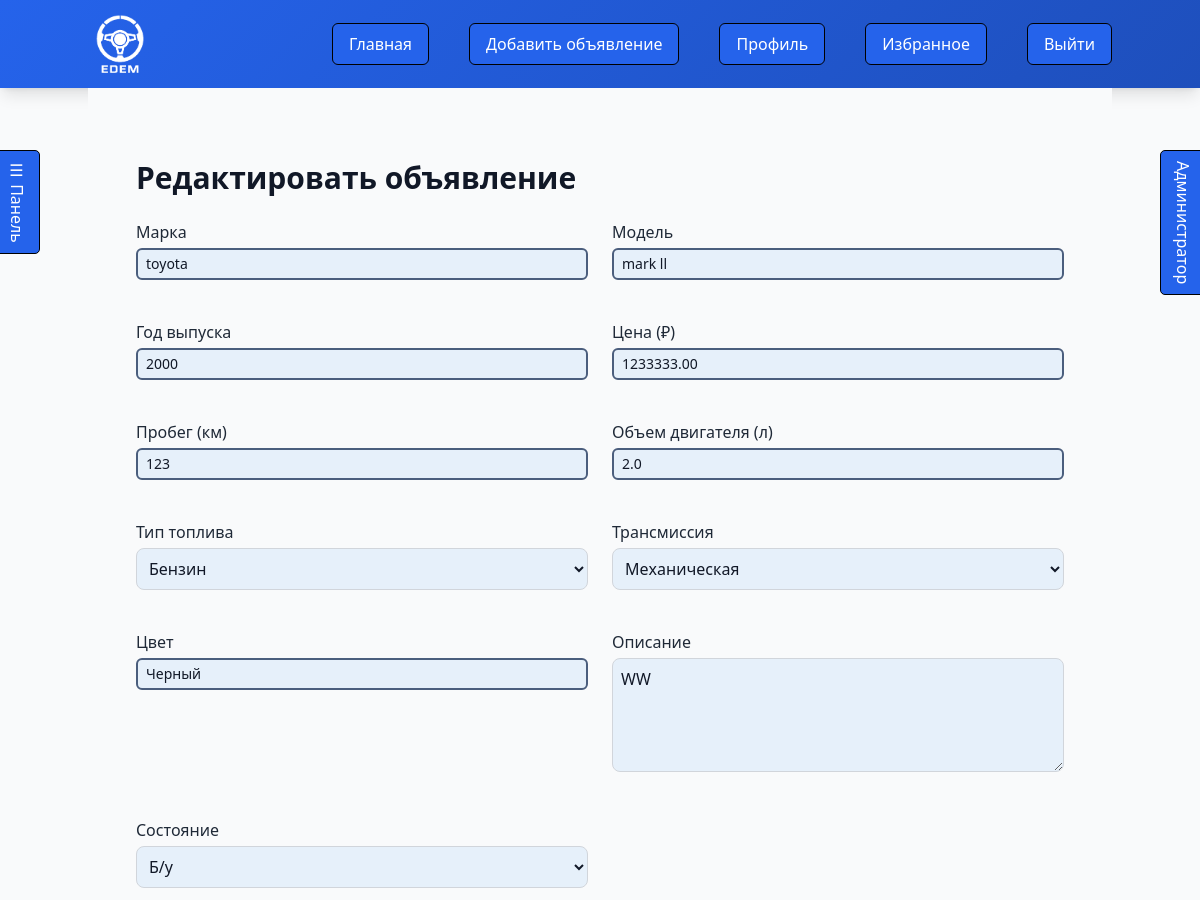
The page /edit_car/1/ (signed in, upper part) on the database as committed earlier.
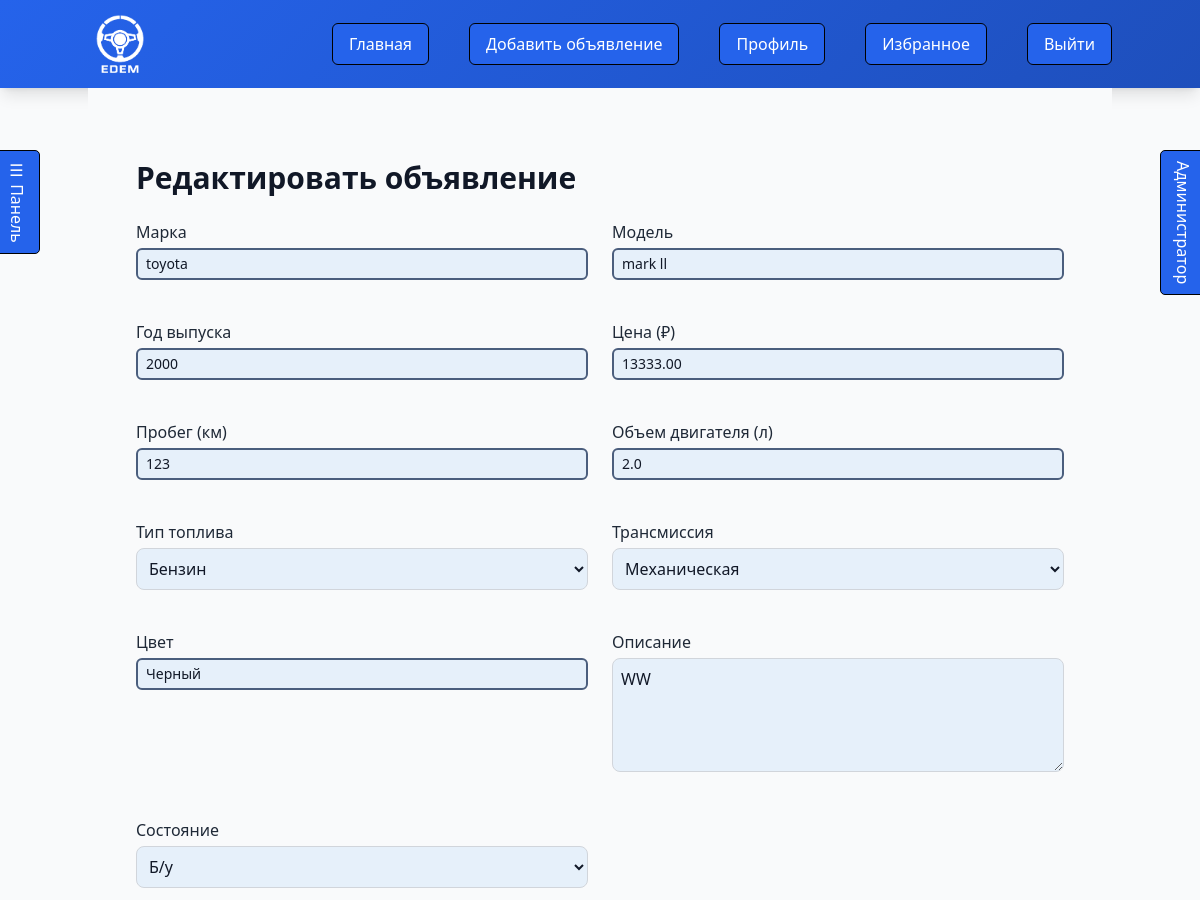
The same page on the database as committed later.
### cars/models.py (models this page shows, shortened)
class Car(models.Model):
    FUEL_TYPE_CHOICES = [
        ('Бензин', 'Бензин'),
        ('Дизель', 'Дизель'),
        ('Электрическая', 'Электрическая'),
        ('Гибрид', 'Гибрид'),
        ('Газ', 'Газ'),
    ]
    TRANSMISSION_CHOICES = [
        ('Механическая', 'Механическая'),
        ('Автоматическая', 'Автоматическая'),
        ('Робот', 'Робот'),
        ('Вариатор', 'Вариатор'),
    ]
    CONDITION_CHOICES = [
        ('new', 'Новый'),
        ('used', 'Б/у'),
    ]
    user = models.ForeignKey(User, on_delete=models.CASCADE)
    brand = models.CharField(max_length=100)
    model = models.CharField(max_length=100)
    year = models.PositiveIntegerField(validators=[MaxValueValidator(timezone.now().year)])
    price = models.DecimalField(max_digits=12, decimal_places=2, validators=[MinValueValidator(0)])
    mileage = models.PositiveIntegerField(validators=[MinValueValidator(0)])
    engine_capacity = models.DecimalField(max_digits=4, decimal_places=1, validators=[MinValueValidator(0.1)])
    fuel_type = models.CharField(max_length=50, choices=FUEL_TYPE_CHOICES)
    transmission = models.CharField(max_length=50, choices=TRANSMISSION_CHOICES)
    color = models.CharField(max_length=50, blank=True, null=True)
    description = models.TextField()
    created_at = models.DateTimeField(default=timezone.now)
    is_sold = models.BooleanField(default=False)
    condition = models.CharField(max_length=20, choices=CONDITION_CHOICES, default='used')

### cars/views.py (the view)
# urls.py: path('edit_car/<int:car_id>/', views.edit_car, name='edit_car'),
@login_required
@never_cache
def edit_car(request, car_id):
    car = get_object_or_404(Car, id=car_id)
    if car.user != request.user:
        return redirect('car_detail', car_id=car.id)
    try:
        spec = car.carspecification
    except CarSpecification.DoesNotExist:
        spec = None
    photo_range = range(1, 11)
    photo_url_fields = [f'photo_url_{i}' for i in photo_range]
    photo_file_fields = [f'photo_file_{i}' for i in photo_range]
    if request.method == 'POST':
        form = CarForm(request.POST, request.FILES, instance=car)
        spec_form = CarSpecificationForm(request.POST, instance=spec)
        if form.is_valid() and spec_form.is_valid():
            with transaction.atomic():
                old_price = car.price
                car = form.save()
                if old_price != car.price:
                    PriceHistory.objects.create(
                        car=car,
                        old_price=old_price,
                        new_price=car.price,
                        change_date=timezone.now()
                    )
                spec = spec_form.save(commit=False)
                spec.car = car
                spec.clean()  # Проверка VIN
                spec.save()
                for key in form.cleaned_data:
                    if key.startswith('delete_photo_') and form.cleaned_data[key]:
                        photo_id = key.replace('delete_photo_', '')
                        CarPhoto.objects.filter(id=photo_id, car=car).delete()
                existing_photos = CarPhoto.objects.filter(car=car, photo_url__isnull=False)
                existing_urls = set(photo.photo_url for photo in existing_photos)
                photo_urls = form.cleaned_data.get('photo_urls_list', [])
                for url in photo_urls:
                    if url and url not in existing_urls:
                        CarPhoto.objects.create(car=car, photo_url=url)
                        existing_urls.add(url)
                photo_files = form.cleaned_data.get('photo_files_list', [])
                for photo_file in photo_files:
                    CarPhoto.objects.create(car=car, photo_file=photo_file)
            messages.success(request, 'Объявление успешно обновлено!')
            return redirect('car_detail', car_id=car.id)
        else:
            messages.error(request, 'Ошибка при редактировании объявления. Проверьте введенные данные.')
    else:
        initial_data = {}
        existing_photos = CarPhoto.objects.filter(car=car, photo_url__isnull=False)
        for i, photo in enumerate(existing_photos, 1):
            if i <= 10:
                initial_data[f'photo_url_{i}'] = photo.photo_url
        form = CarForm(instance=car, initial=initial_data)
        spec_form = CarSpecificationForm(instance=spec)
    unread_deals_count = get_unread_deals_count(request.user)
    return render(request, 'edit_car.html', {
        'form': form,
        'spec_form': spec_form,
        'car': car,
        'photo_url_fields': photo_url_fields,
        'photo_file_fields': photo_file_fields,
        'unread_deals_count': unread_deals_count
    })

### cars/forms.py
class CarSpecificationForm(forms.ModelForm):
    class Meta:
        model = CarSpecification
        fields = [
            'body_type', 'power', 'drive_type', 'vin', 'weight', 'country_of_origin'
        ]
        labels = {
            'body_type': 'Тип кузова',
            'power': 'Мощность (л.с.)',
            'drive_type': 'Тип привода',
            'vin': 'VIN',
            'weight': 'Масса (кг)',
            'country_of_origin': 'Страна производства',
        }
        widgets = {
            'body_type': forms.Select(choices=CarSpecification.BODY_TYPE_CHOICES),
            'drive_type': forms.Select(choices=CarSpecification.DRIVE_TYPE_CHOICES),
        }

### cars/models.py (called while the page is built)
    def get_photo(self):
        return self.photo_file.url if self.photo_file else (self.photo_url if self.photo_url else '/media/car_photos/default-car.jpg')

### cars/templatetags/custom_filters.py (called while the page is built)
@register.filter
def startswith(text, prefix):
    return text.startswith(prefix)

### templates/edit_car.html (shortened to what this page needs)
{% extends 'base.html' %}
{% load custom_filters %}
{% block content %}
<div class="mx-auto p-4 sm:p-6 md:p-8" style="background-color: var(--background-color);">
    <h1 class="text-xl sm:text-2xl md:text-3xl font-bold mb-4 sm:mb-6" style="color: var(--text-color);">Редактировать объявление</h1>
    <form method="post" enctype="multipart/form-data" class="space-y-4 sm:space-y-6">
        <div class="grid grid-cols-1 sm:grid-cols-2 gap-4 sm:gap-6">
            {% for field in form %}
            {% if not field.name|startswith:"photo_" and not field.name|startswith:"delete_photo_" %}
            <div class="mb-4">
                <label for="{{ field.id_for_label }}" class="block text-sm sm:text-base font-medium mb-1" style="color: var(--secondary-color);">{{ field.label }}</label>
                {{ field }}
            </div>
            {% endif %}
            {% endfor %}
        </div>
    </form>
</div>
{% endblock %}

Rows that differ between the two databases and show on the page:
changed Car "toyota": price "1233333.00" → "13333.00"
